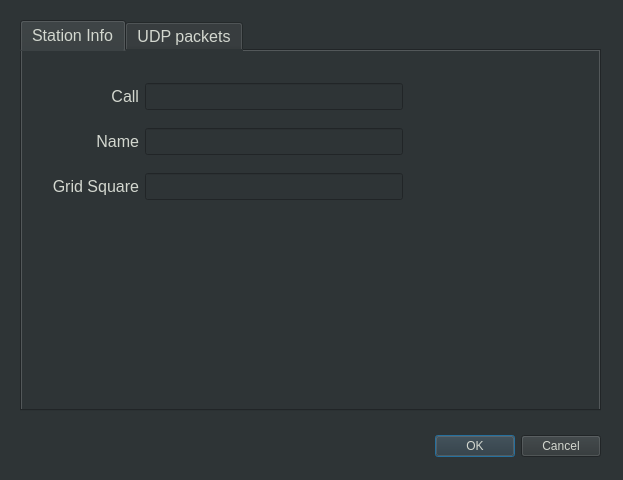
<?xml version="1.0" encoding="UTF-8"?>
<ui version="4.0">
 <class>LoggerPreferencesDialog</class>
 <widget class="QDialog" name="LoggerPreferencesDialog">
  <property name="geometry">
   <rect>
    <x>0</x>
    <y>0</y>
    <width>623</width>
    <height>480</height>
   </rect>
  </property>
  <property name="font">
   <font>
    <pointsize>12</pointsize>
   </font>
  </property>
  <property name="windowTitle">
   <string>Dialog</string>
  </property>
  <property name="styleSheet">
   <string notr="true">background-color: rgb(46, 52, 54); color: rgb(211, 215, 207);</string>
  </property>
  <widget class="QDialogButtonBox" name="buttonBox">
   <property name="geometry">
    <rect>
     <x>260</x>
     <y>430</y>
     <width>341</width>
     <height>32</height>
    </rect>
   </property>
   <property name="font">
    <font>
     <pointsize>12</pointsize>
    </font>
   </property>
   <property name="orientation">
    <enum>Qt::Horizontal</enum>
   </property>
   <property name="standardButtons">
    <set>QDialogButtonBox::Cancel|QDialogButtonBox::Ok</set>
   </property>
  </widget>
  <widget class="QTabWidget" name="tabWidget">
   <property name="geometry">
    <rect>
     <x>20</x>
     <y>20</y>
     <width>581</width>
     <height>391</height>
    </rect>
   </property>
   <property name="font">
    <font>
     <pointsize>12</pointsize>
    </font>
   </property>
   <property name="currentIndex">
    <number>0</number>
   </property>
   <widget class="QWidget" name="tabStationData">
    <attribute name="title">
     <string>Station Info</string>
    </attribute>
    <widget class="QWidget" name="">
     <property name="geometry">
      <rect>
       <x>30</x>
       <y>20</y>
       <width>351</width>
       <height>141</height>
      </rect>
     </property>
     <layout class="QGridLayout" name="gridLayout">
      <item row="0" column="0">
       <widget class="QLabel" name="lbl">
        <property name="font">
         <font>
          <pointsize>12</pointsize>
         </font>
        </property>
        <property name="text">
         <string>Call</string>
        </property>
        <property name="alignment">
         <set>Qt::AlignRight|Qt::AlignTrailing|Qt::AlignVCenter</set>
        </property>
       </widget>
      </item>
      <item row="0" column="1">
       <widget class="QLineEdit" name="tbCall">
        <property name="font">
         <font>
          <pointsize>12</pointsize>
         </font>
        </property>
       </widget>
      </item>
      <item row="1" column="0">
       <widget class="QLabel" name="lbl_2">
        <property name="font">
         <font>
          <pointsize>12</pointsize>
         </font>
        </property>
        <property name="text">
         <string>Name</string>
        </property>
        <property name="alignment">
         <set>Qt::AlignRight|Qt::AlignTrailing|Qt::AlignVCenter</set>
        </property>
       </widget>
      </item>
      <item row="1" column="1">
       <widget class="QLineEdit" name="tbOperatorName">
        <property name="font">
         <font>
          <pointsize>12</pointsize>
         </font>
        </property>
       </widget>
      </item>
      <item row="2" column="0">
       <widget class="QLabel" name="lbl_3">
        <property name="font">
         <font>
          <pointsize>12</pointsize>
         </font>
        </property>
        <property name="text">
         <string>Grid Square</string>
        </property>
        <property name="alignment">
         <set>Qt::AlignRight|Qt::AlignTrailing|Qt::AlignVCenter</set>
        </property>
       </widget>
      </item>
      <item row="2" column="1">
       <widget class="QLineEdit" name="tbGridSquare">
        <property name="font">
         <font>
          <pointsize>12</pointsize>
         </font>
        </property>
       </widget>
      </item>
     </layout>
    </widget>
   </widget>
   <widget class="QWidget" name="tabUdpPackets">
    <attribute name="title">
     <string>UDP packets</string>
    </attribute>
    <widget class="QTabWidget" name="tabWidget_2">
     <property name="enabled">
      <bool>true</bool>
     </property>
     <property name="geometry">
      <rect>
       <x>20</x>
       <y>20</y>
       <width>541</width>
       <height>321</height>
      </rect>
     </property>
     <property name="font">
      <font>
       <pointsize>12</pointsize>
      </font>
     </property>
     <property name="currentIndex">
      <number>0</number>
     </property>
     <widget class="QWidget" name="tabUdpWsjt">
      <attribute name="title">
       <string>WSJT-X</string>
      </attribute>
      <widget class="QCheckBox" name="cbAcceptWsjtPackets">
       <property name="geometry">
        <rect>
         <x>20</x>
         <y>30</y>
         <width>481</width>
         <height>20</height>
        </rect>
       </property>
       <property name="font">
        <font>
         <pointsize>12</pointsize>
        </font>
       </property>
       <property name="text">
        <string>Accept WSJT-X packets</string>
       </property>
      </widget>
     </widget>
     <widget class="QWidget" name="tab_3">
      <property name="enabled">
       <bool>false</bool>
      </property>
      <attribute name="title">
       <string>Tab 2</string>
      </attribute>
     </widget>
    </widget>
   </widget>
  </widget>
 </widget>
 <resources/>
 <connections>
  <connection>
   <sender>buttonBox</sender>
   <signal>accepted()</signal>
   <receiver>LoggerPreferencesDialog</receiver>
   <slot>accept()</slot>
   <hints>
    <hint type="sourcelabel">
     <x>248</x>
     <y>254</y>
    </hint>
    <hint type="destinationlabel">
     <x>157</x>
     <y>274</y>
    </hint>
   </hints>
  </connection>
  <connection>
   <sender>buttonBox</sender>
   <signal>rejected()</signal>
   <receiver>LoggerPreferencesDialog</receiver>
   <slot>reject()</slot>
   <hints>
    <hint type="sourcelabel">
     <x>316</x>
     <y>260</y>
    </hint>
    <hint type="destinationlabel">
     <x>286</x>
     <y>274</y>
    </hint>
   </hints>
  </connection>
 </connections>
</ui>
